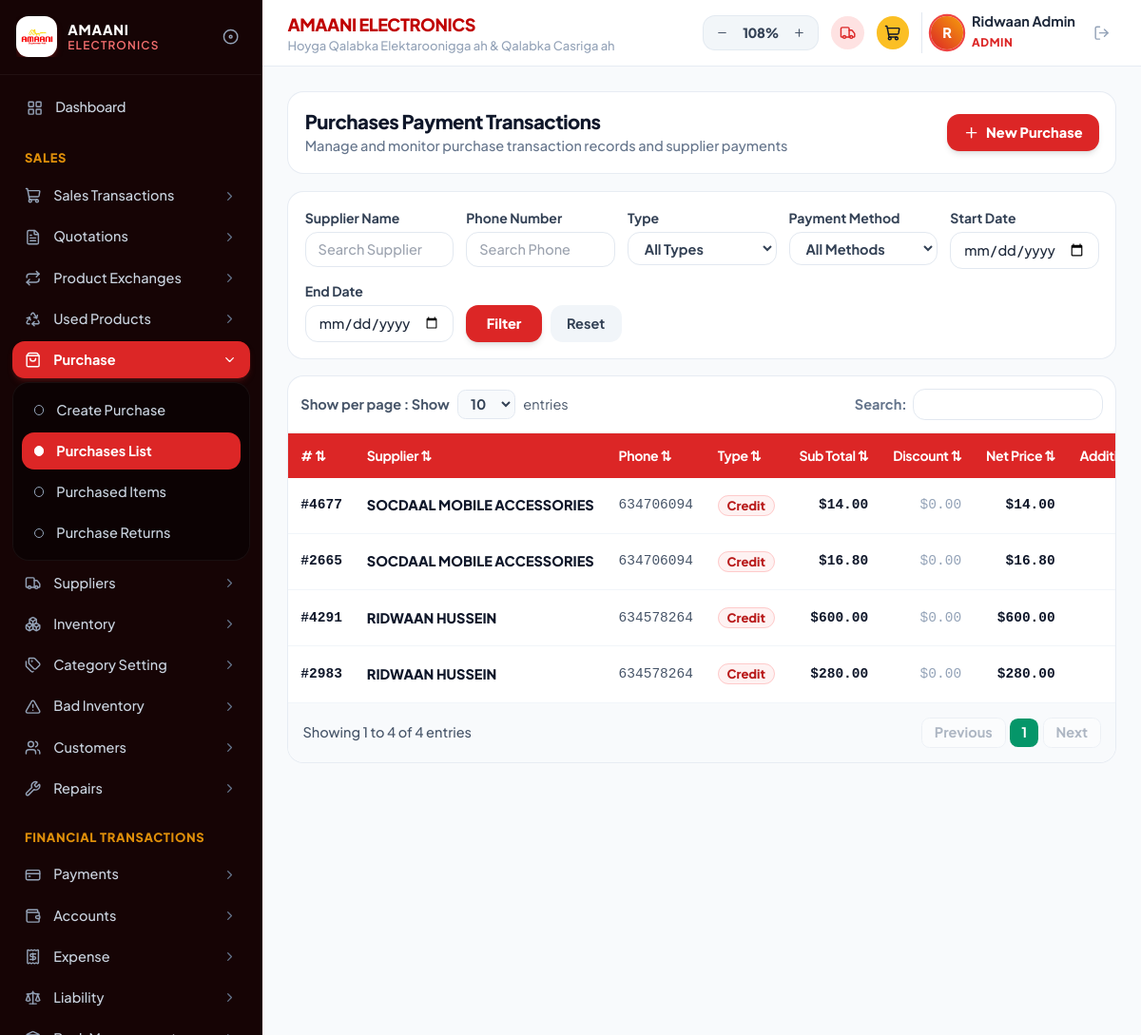
Screenshot of /purchases_list.php (signed in) with the database file from the repository.
### tables this page shows
CREATE TABLE `purchases` (
  `id` int(11) NOT NULL AUTO_INCREMENT,
  `purchase_no` varchar(50) DEFAULT NULL,
  `supplier_name` varchar(150) DEFAULT NULL,
  `phone` varchar(50) DEFAULT NULL,
  `warehouse` varchar(100) DEFAULT 'Boorama Branch',
  `purchase_date` date DEFAULT NULL,
  `due_date` date DEFAULT NULL,
  `type` varchar(50) DEFAULT 'Cash & Credit',
  `subtotal` decimal(10,2) DEFAULT 0.00,
  `discount` decimal(10,2) DEFAULT 0.00,
  `net_price` decimal(10,2) DEFAULT 0.00,
  `additionals` decimal(10,2) DEFAULT 0.00,
  `paid_amount` decimal(10,2) DEFAULT 0.00,
  `balance` decimal(10,2) DEFAULT 0.00,
  `payment_method` varchar(50) DEFAULT 'ZAAD',
  `created_user` varchar(100) DEFAULT 'Ridwaan',
  `notes` text DEFAULT NULL,
  `created_at` timestamp NULL DEFAULT current_timestamp(),
  PRIMARY KEY (`id`)
);

### purchases_list.php (the view, shortened to what this page needs)
<?php
require_once __DIR__ . '/includes/header.php';
require_once __DIR__ . '/includes/sidebar.php';
$supplierQ = trim($_GET['supplier'] ?? '');
$phoneQ = trim($_GET['phone'] ?? '');
$typeQ = trim($_GET['type'] ?? 'All');
$methodQ = trim($_GET['method'] ?? 'All');
$startDate = trim($_GET['start_date'] ?? '');
$endDate = trim($_GET['end_date'] ?? '');
$limit = intval($_GET['limit'] ?? 10);
$where = "WHERE 1=1";
$sql = "SELECT * FROM purchases $where ORDER BY id DESC LIMIT $limit";
$purchases = $pdo->query($sql)->fetchAll();
$totalRecords = $pdo->query("SELECT COUNT(*) FROM purchases $where")->fetchColumn();
?>
<main class="space-y-4 animate-fade-in">
    <div class="flex flex-col sm:flex-row sm:items-center justify-between gap-3 bg-white p-4 rounded-2xl border border-slate-200/80 shadow-xs">
        <div>
            <h1 class="text-lg font-black text-slate-900 tracking-tight">Purchases Payment Transactions</h1>
            <p class="text-xs text-slate-500 font-medium">Manage and monitor purchase transaction records and supplier payments</p>
        </div>
        <a href="create_purchase.php" class="inline-flex items-center gap-1.5 px-4 py-2 rounded-xl bg-red-600 hover:bg-red-700 text-white font-extrabold text-xs shadow-md transition-all active:scale-95 cursor-pointer">
            <i data-lucide="plus" class="w-4 h-4"></i>
            <span>New Purchase</span>
        </a>
    </div>
    <div class="bg-white rounded-2xl border border-slate-200/80 p-4 shadow-xs">
        <form method="GET" class="space-y-3">
            <div class="grid grid-cols-1 sm:grid-cols-2 lg:grid-cols-5 gap-3">
                <div>
                    <label class="block text-[11px] font-bold text-slate-700 mb-1">Supplier Name</label>
                    <input type="text" name="supplier" value="<?= htmlspecialchars($supplierQ) ?>" placeholder="Search Supplier" class="w-full px-3 py-1.5 rounded-xl border border-slate-200 text-xs font-medium outline-none focus:border-red-600">
                </div>
                <div>
                    <label class="block text-[11px] font-bold text-slate-700 mb-1">Phone Number</label>
                    <input type="text" name="phone" value="<?= htmlspecialchars($phoneQ) ?>" placeholder="Search Phone" class="w-full px-3 py-1.5 rounded-xl border border-slate-200 text-xs font-medium outline-none focus:border-red-600">
                </div>
                <div>
                    <label class="block text-[11px] font-bold text-slate-700 mb-1">Type</label>
                    <select name="type" class="w-full px-3 py-1.5 rounded-xl border border-slate-200 text-xs font-bold text-slate-700 outline-none bg-white">
                        <option value="All" <?= $typeQ === 'All' ? 'selected' : '' ?>>All Types</option>
                    </select>
                </div>
                <div>
                    <label class="block text-[11px] font-bold text-slate-700 mb-1">Payment Method</label>
                    <select name="method" class="w-full px-3 py-1.5 rounded-xl border border-slate-200 text-xs font-bold text-slate-700 outline-none bg-white">
                        <option value="All" <?= $methodQ === 'All' ? 'selected' : '' ?>>All Methods</option>
                    </select>
                </div>
                <div>
                    <label class="block text-[11px] font-bold text-slate-700 mb-1">Start Date</label>
                    <input type="date" name="start_date" value="<?= htmlspecialchars($startDate) ?>" class="w-full px-3 py-1.5 rounded-xl border border-slate-200 text-xs font-medium outline-none">
                </div>
            </div>
            <div class="grid grid-cols-1 sm:grid-cols-2 lg:grid-cols-5 gap-3 items-end">
                <div>
                    <label class="block text-[11px] font-bold text-slate-700 mb-1">End Date</label>
                    <input type="date" name="end_date" value="<?= htmlspecialchars($endDate) ?>" class="w-full px-3 py-1.5 rounded-xl border border-slate-200 text-xs font-medium outline-none">
                </div>
                <div class="flex items-center gap-2">
                    <button type="submit" class="px-5 py-2 rounded-xl bg-red-600 hover:bg-red-700 text-white font-extrabold text-xs shadow-md transition-colors cursor-pointer">
                        Filter
                    </button>
                    <a href="purchases_list.php" class="px-4 py-2 rounded-xl bg-slate-100 hover:bg-slate-200 text-slate-700 font-bold text-xs transition-colors">
                        Reset
                    </a>
                </div>
            </div>
        </form>
    </div>
    <div class="bg-white rounded-2xl border border-slate-200/80 shadow-xs overflow-hidden">
        <div class="p-3 border-b border-slate-100 flex items-center justify-between text-xs">
            <div class="flex items-center gap-2">
                <span class="text-slate-600 font-bold">Show per page : Show</span>
                <select onchange="location.href='purchases_list.php?limit=' + this.value" class="bg-slate-50 border border-slate-200 rounded-lg px-2 py-1 font-bold text-slate-700 outline-none">
                    <option value="10" <?= $limit == 10 ? 'selected' : '' ?>>10</option>
                </select>
                <span class="text-slate-600">entries</span>
            </div>
            <div class="flex items-center gap-1.5">
                <span class="text-slate-500 font-bold text-xs">Search:</span>
                <input type="text" id="table-filter-input" onkeyup="filterTable(this.value)" class="px-3 py-1 rounded-xl border border-slate-200 text-xs outline-none">
            </div>
        </div>
        <div class="overflow-x-auto">
            <table class="w-full text-left text-xs whitespace-nowrap">
                <thead class="bg-red-600 text-white font-black text-[11px] tracking-tight">
                    <tr>
                        <th class="py-3 px-3"># ⇅</th>
                        <th class="py-3 px-3">Supplier ⇅</th>
                        <th class="py-3 px-3">Phone ⇅</th>
                        <th class="py-3 px-3">Type ⇅</th>
                        <th class="py-3 px-3 text-right">Sub Total ⇅</th>
                        <th class="py-3 px-3 text-right">Discount ⇅</th>
                        <th class="py-3 px-3 text-right">Net Price ⇅</th>
                        <th class="py-3 px-3 text-right">Additionals ⇅</th>
                    </tr>
                </thead>
                <tbody id="purchases-tbody" class="divide-y divide-slate-100">
                    <?php if (empty($purchases)): ?>
                    <tr>
                        <td colspan="14" class="py-12 text-center text-slate-400 font-medium">
                            No purchase transaction records found.
                        </td>
                    </tr>
                    <?php else: ?>
                    <?php foreach ($purchases as $p):
                        $purchaseNo = !empty($p['purchase_no']) ? $p['purchase_no'] : '#' . $p['id'];
                    ?>
                    <tr class="hover:bg-slate-50 transition-colors">
                        <td class="py-3 px-3 font-mono font-black text-slate-900"><?= htmlspecialchars($purchaseNo) ?></td>
                        <td class="py-3 px-3 font-black text-slate-900 uppercase"><?= htmlspecialchars($p['supplier_name']) ?></td>
                        <td class="py-3 px-3 font-mono text-slate-600 font-medium"><?= htmlspecialchars($p['phone'] ?: '0634531454') ?></td>
                        <td class="py-3 px-3">
                            <span class="px-2 py-0.5 rounded-full text-[10px] font-extrabold bg-red-50 text-red-700 border border-red-200">
                                <?= htmlspecialchars($p['type']) ?>
                            </span>
                        </td>
                        <td class="py-3 px-3 text-right font-black text-slate-900 font-mono">$<?= number_format($p['subtotal'], 2) ?></td>
                        <td class="py-3 px-3 text-right text-slate-400 font-mono">$<?= number_format($p['discount'], 2) ?></td>
                        <td class="py-3 px-3 text-right font-black text-slate-900 font-mono">$<?= number_format($p['net_price'], 2) ?></td>
                        <td class="py-3 px-3 text-right text-slate-400 font-mono">$<?= number_format($p['additionals'], 2) ?></td>
                    </tr>
                    <?php endforeach; ?>
                    <?php endif; ?>
                </tbody>
            </table>
        </div>
        <div class="p-3.5 bg-slate-50 border-t border-slate-100 flex flex-col sm:flex-row sm:items-center justify-between gap-3 text-xs text-slate-600 font-medium">
            <span>Showing 1 to <?= count($purchases) ?> of <?= $totalRecords ?> entries</span>
            <div class="flex items-center gap-1">
                <button type="button" class="px-3 py-1 rounded-lg border border-slate-200 bg-white hover:bg-slate-50 font-bold text-slate-500 disabled:opacity-50" disabled>Previous</button>
                <span class="w-7 h-7 rounded-lg bg-emerald-600 text-white flex items-center justify-center font-bold">1</span>
                <button type="button" class="px-3 py-1 rounded-lg border border-slate-200 bg-white hover:bg-slate-50 font-bold text-slate-500 disabled:opacity-50" disabled>Next</button>
            </div>
        </div>
    </div>
</main>
<?php require_once __DIR__ . '/includes/footer.php'; ?>

### includes/header.php (style rules this page uses)
html { font-size: 16px; zoom: 1.08; }
body { font-family: 'Plus Jakarta Sans', sans-serif; font-size: 0.95rem; -webkit-font-smoothing: antialiased; }
.font-mono { font-family: 'JetBrains Mono', monospace; }
.text-\[10px\] { font-size: 12px !important; }
.text-\[11px\] { font-size: 13px !important; }

### rows the page displays
purchases: purchase_no "#4677", supplier_name "SOCDAAL MOBILE ACCESSORIES", phone "634706094", type "Credit", subtotal "14.00", discount "0.00", net_price "14.00"
purchases: purchase_no "#2665", supplier_name "SOCDAAL MOBILE ACCESSORIES", phone "634706094", type "Credit", subtotal "16.80", discount "0.00", net_price "16.80"
purchases: purchase_no "#4291", supplier_name "RIDWAAN HUSSEIN", phone "634578264", type "Credit", subtotal "600.00", discount "0.00", net_price "600.00"
purchases: purchase_no "#2983", supplier_name "RIDWAAN HUSSEIN", phone "634578264", type "Credit", subtotal "280.00", discount "0.00", net_price "280.00"

### other values shown
$userInitial "R"
$userName "Ridwaan Admin"
$userRole "ADMIN"
count($purchases) "4"
$totalRecords "4"
